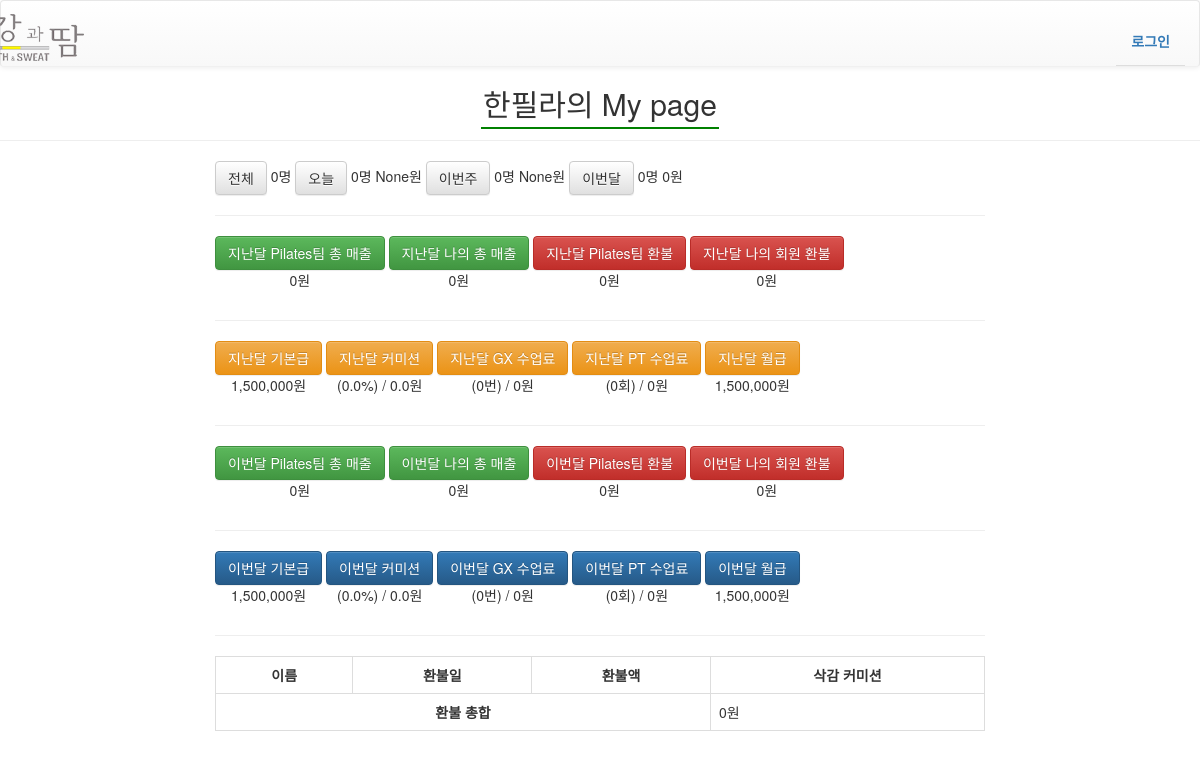
/Pilates_mypage/6/, run on the app's committed database.
### authentication/models.py (models this page shows)
class User(AbstractUser):
    sex = models.CharField(max_length=12, verbose_name='성별',null=True)
    birth = models.DateField(null=True, blank=True)
    phone_num = models.CharField(max_length=32, null=True, help_text='Ex) 010-1234-1234',verbose_name='휴대번호')
    teamleader = models.BooleanField(blank=True, default=False, verbose_name='팀장 여부')
    basic_salary = models.DecimalField(max_digits=10, decimal_places=0, default=0 ,verbose_name='기본급')
    pilates_GX = models.CharField(max_length=32, blank=True, null=True, help_text='필라테스 gx정책',verbose_name='필라테스 GX정책')
    pilates_PT = models.CharField(max_length=32, blank=True, null=True, help_text='필라테스 PT정책',verbose_name='필라테스 PT정책')

### management/models.py (models this page shows, shortened)
class Pilates_Teamleader_Commission(models.Model): #필라테스 팀장님의 수당(팀 수당만 존재)
    min_sales = models.DecimalField(max_digits=19,decimal_places=0, default=0 ,verbose_name='Pilates 팀매출 범위 시작')
    max_sales = models.DecimalField(max_digits=19,decimal_places=0, blank=True, null=True, verbose_name='Fitness 팀매출 범위 종료')
    commission = models.FloatField(default=0.0, verbose_name='커미션')
    GX_tuition = models.DecimalField(max_digits=10, decimal_places=0, null=True, blank=True, default=30000,verbose_name='GX 수업당 수업비')
    PT_tuition = models.DecimalField(max_digits=10, decimal_places=0, null=True, blank=True, default=30000,verbose_name='PT 수업당 수업비')
    class Meta:
        ordering = ['min_sales']

### fitness/views.py (the view, shortened to what this page needs)
# urls.py: url(r'^Pilates_mypage/(?P<staff_id>\d+)/$', views.Pilates_mypage, name='Pilates_mypage'),
def Pilates_mypage(request, staff_id):
    staff = User.objects.get(id=staff_id)
    PT_members = staff.PT_members.all()
    date = datetime.date.today() #오늘 받기
    today_members = PT_members.filter(PT_registered_date=date) #오늘 등록한 회원
    today_members_pay = today_members.aggregate(Sum('PT_payment_amount')).get('PT_payment_amount__sum',0.00)
    start_week = date- datetime.timedelta(date.weekday()) #이번주(월요일시작)
    end_week = start_week + datetime.timedelta(6) #월요일 + 6 (일요일)
    this_month = datetime.timedelta(date.month)
    thisweek_members = PT_members.filter(PT_registered_date__range=[start_week, end_week])
    thisweek_members_pay = thisweek_members.aggregate(Sum('PT_payment_amount')).get('PT_payment_amount__sum',0.00)
    this_month_start = datetime.datetime(date.year, date.month, 1) #이번달의 1일
    thismonth_members = PT_members.filter(PT_registered_date__range=[this_month_start, date])
    thismonth_members_pay = thismonth_members.aggregate(Sum('PT_payment_amount')).get('PT_payment_amount__sum',0.00) if thismonth_members else 0
    if date.month == 1: #1월이면, 작년 12월 return
        year = date.year-1
        last_month= 12
    else:
        year = date.year
        last_month = date.month-1
    lastmonth_members = PT_members.filter(PT_registered_date__year=year).filter(PT_registered_date__month=last_month)
    lastmonth_members_pay = lastmonth_members.aggregate(Sum('PT_payment_amount')).get('PT_payment_amount__sum',0.00) if lastmonth_members else 0
    basic_salary = staff.basic_salary
    last_team_sales_before=int(0)
    last_tuition = int(0)
    this_team_sales_before=int(0)
    this_tuition = int(0)
    team_members = User.objects.filter(groups__name='Pilates') #필라테스 팀 직원들
    lastmonth_PT_schedules = Schedule.objects.filter(Trainer=staff).filter(start__year=year).filter(start__month=last_month).filter(GX=False).filter(~Q(title__icontains='SV')).filter(~Q(title__icontains='OT')) #지난달에 pt받은 회원들
    thismonth_PT_schedules = Schedule.objects.filter(Trainer=staff).filter(start__year=date.year).filter(start__month=date.month).filter(GX=False).filter(~Q(title__icontains='SV')).filter(~Q(title__icontains='OT')) #이번달에 pt받은 회원들
    lastmonth_GX_schedules = Schedule.objects.filter(Trainer=staff).filter(start__year=year).filter(start__month=last_month).filter(GX=True) #지난달 GX 갯수
    thismonth_GX_schedules = Schedule.objects.filter(Trainer=staff).filter(start__year=date.year).filter(start__month=date.month).filter(GX=True) #이번달 GX 갯수
    for f in team_members:
        PT_members = f.PT_members.all()
        last_members = PT_members.filter(PT_registered_date__year=year).filter(PT_registered_date__month=last_month) #지난달 등록한 Pilates PT회원들
        last_members_pay = last_members.aggregate(Sum('PT_payment_amount')).get('PT_payment_amount__sum',0.00) if last_members else 0 #Suspect some of members is None
        last_team_sales_before = last_team_sales_before + last_members_pay #저번달 팀 총 매출
        this_members = PT_members.filter(PT_registered_date__year=year).filter(PT_registered_date__month=date.month) #이번달 등록한 Pilates PT회원들
        this_members_pay = this_members.aggregate(Sum('PT_payment_amount')).get('PT_payment_amount__sum',0.00) if this_members else 0 #Suspect some of members is None
        this_team_sales_before = this_team_sales_before + this_members_pay # 이번달 팀 총 매출
    last_refund_list = RefundHistory.objects.none()
    this_refund_list = RefundHistory.objects.none()
    last_refund_list = last_refund_list.distinct()
    this_refund_list = this_refund_list.distinct()
    last_personal_refund = int(0)
    for i in last_refund_list:
        last_personal_refund = last_personal_refund + i.refund_amount #지난달 나의 회원 총 환불.
    this_personal_refund = int(0)
    for i in this_refund_list:
        this_personal_refund = this_personal_refund + i.refund_amount #이번달 나의 회원 총 환불.
    last_Pilates_refund = RefundHistory.objects.filter(division="Pilates").filter(refund_date__year=year).filter(refund_date__month=last_month)  #지난달 필라팀 총 환불.
    last_Pilates_refund_amount = last_Pilates_refund.aggregate(Sum('refund_amount')).get('refund_amount__sum',0.00) if last_Pilates_refund else 0 #Suspect some of members
    this_Pilates_refund = RefundHistory.objects.filter(division="Pilates").filter(refund_date__range=[this_month_start, date]) #이번달 필라팀 총 환불.
    this_Pilates_refund_amount = this_Pilates_refund.aggregate(Sum('refund_amount')).get('refund_amount__sum',0.00) if this_Pilates_refund else 0 #Suspect some of members
    last_team_sales = last_team_sales_before - last_Pilates_refund_amount
    if last_team_sales <0:
        last_team_sales=0
    lastmonth_members_pay_before = lastmonth_members_pay
    lastmonth_members_pay = lastmonth_members_pay_before - last_personal_refund
    if lastmonth_members_pay < 0:
        lastmonth_members_pay=0
    this_team_sales = this_team_sales_before - this_Pilates_refund_amount
    if this_team_sales < 0 :
        this_team_sales =0
    thismonth_members_pay_before = thismonth_members_pay
    thismonth_members_pay = thismonth_members_pay_before - this_personal_refund
    if thismonth_members_pay < 0:
        thismonth_members_pay = 0
    if staff.teamleader == True:
        last_PT_commission_rate = 0
        this_PT_commission_rate = 0 #팀장은 PT비율로 안하니 0으로.
        last_commissions = Pilates_Teamleader_Commission.objects.filter(min_sales__lte=last_team_sales).filter(max_sales__gt=last_team_sales)
        this_commissions = Pilates_Teamleader_Commission.objects.filter(min_sales__lte=this_team_sales).filter(max_sales__gt=this_team_sales)
        for c in last_commissions:
            last_commission_rate = c.commission
            last_GX_tuition = c.GX_tuition
            last_PT_tuition = c.PT_tuition
        for c in this_commissions:
            this_commission_rate = c.commission
            this_GX_tuition = c.GX_tuition
            this_PT_tuition = c.PT_tuition
        last_commission = float(last_team_sales) * last_commission_rate/100
        this_commission = float(this_team_sales) * this_commission_rate/100
        last_GX_commission = lastmonth_GX_schedules.count() * last_GX_tuition
        last_PT_commission = lastmonth_PT_schedules.count() * last_PT_tuition
        this_GX_commission = thismonth_GX_schedules.count() * this_GX_tuition
        this_PT_commission = thismonth_PT_schedules.count() * this_PT_tuition
    last_total = int(staff.basic_salary) + int(last_commission) + int(last_GX_commission) + int(last_PT_commission)
    this_total = int(staff.basic_salary) + int(this_commission) + int(this_GX_commission) + int(this_PT_commission)
    context={
        'staff' : staff,
        'PT_members' : PT_members,
        'today_members' : today_members,
        'today_members_pay' : today_members_pay,
        'thisweek_members' : thisweek_members,
        'thisweek_members_pay' :thisweek_members_pay,
        'thismonth_members' : thismonth_members,
        'thismonth_members_pay' : thismonth_members_pay,
        'thismonth_members_pay_before':thismonth_members_pay_before,
        'basic_salary' :basic_salary,
        'lastmonth_members_pay' :lastmonth_members_pay,
        'last_team_sales_before' : last_team_sales_before,
        'last_commission' : last_commission,
        'last_commission_rate' : last_commission_rate,
        'last_GX_commission' : last_GX_commission,
        'last_PT_commission' : last_PT_commission,
        'lastmonth_GX_schedules' : lastmonth_GX_schedules.count(),
        'lastmonth_PT_schedules' : lastmonth_PT_schedules.count(),
        'last_PT_commission_rate' : last_PT_commission_rate,
        'last_total' : last_total,
        'this_team_sales_before' : this_team_sales_before,
        'this_commission' : this_commission,
        'this_commission_rate' : this_commission_rate,
        'this_GX_commission' : this_GX_commission,
        'this_PT_commission' : this_PT_commission,
        'thismonth_GX_schedules' :thismonth_GX_schedules.count(),
        'thismonth_PT_schedules' : thismonth_PT_schedules.count(),
        'this_PT_commission_rate' : this_PT_commission_rate,
        'this_total' : this_total,
        'this_refund_list' : this_refund_list,
        'last_personal_refund' : last_personal_refund,
        'last_Pilates_refund' : last_Pilates_refund,
        'last_Pilates_refund_amount' : last_Pilates_refund_amount,
        'this_personal_refund' : this_personal_refund,
        'this_Pilates_refund' : this_Pilates_refund,
        'this_Pilates_refund_amount' : this_Pilates_refund_amount,
    }
    return render(request, 'Pilates_mypage.html', context)

### static/templates/Pilates_mypage.html (shortened to what this page needs)
{% extends "navbar.html" %}
{% load humanize %}
{% block content %}
<h2 class="text-center"><span class="header">{{staff}}의 My page</span></h2>
<hr/>
<div class="col-xs-8 col-xs-offset-2">
<div class="btn btn-default">전체</div>
{{PT_members.count}}명
<div class="btn btn-default">오늘</div>
{{today_members.count}}명
<span>{{today_members_pay |intcomma}}원</span>
<div class="btn btn-default">이번주</div>
{{thisweek_members.count}}명
<span>{{thisweek_members_pay |intcomma}}원</span>
<div class="btn btn-default">이번달</div>
<span>{{thismonth_members.count}}명</span>
<span>{{thismonth_members_pay_before |intcomma}}원</span>
<hr/>
<div class="text-center" style="display: inline-block;">
<a class="btn btn-success">지난달 Pilates팀 총 매출</a>
<p><span class="team_sales">{{last_team_sales_before |intcomma}}</span>원</p>
</div>
<div class="text-center" style="display: inline-block;">
<a class="btn btn-success">지난달 나의 총 매출</a>
<p><span class="personal_sales">{{lastmonth_members_pay |intcomma}}</span>원</p>
</div>
<div class="text-center" style="display: inline-block;">
<a class="btn btn-danger">지난달 Pilates팀 환불</a>
<p><span class="last_Pilates_refund_amount">{{ last_Pilates_refund_amount|intcomma }}</span>원</p>
</div>
<div class="text-center" style="display: inline-block;">
<a class="btn btn-danger">지난달 나의 회원 환불</a>
<p><span class="last_personal_refund">{{ last_personal_refund|intcomma }}</span>원</p>
</div>
<hr/>
<div class="text-center" style="display: inline-block;">
<a class="btn btn-warning">지난달 기본급</a>
<p><span class="basic_salary">{{basic_salary |intcomma}}</span>원</p>
</div>
{% if staff.teamleader %}
<div class="text-center" style="display: inline-block;">
<div class="btn btn-warning">지난달 커미션</div>
<p>(<span class="commission_rate">{{ last_commission_rate }}</span>%) / <span class="commission">{{ last_commission |intcomma }}</span>원</p>
</div>
{% endif %}
<div class="text-center" style="display: inline-block;">
<div class="btn btn-warning">지난달 GX 수업료</div>
<p><span>({{ lastmonth_GX_schedules }}</span>번) / <span class="GX_commission">{{ last_GX_commission |intcomma}}</span>원</p>
</div>
<div class="text-center" style="display: inline-block;">
<div class="btn btn-warning">지난달 PT 수업료</div>
{% if staff.teamleader %}
    <p>(<span>{{ lastmonth_PT_schedules }}회</span>)
{% else %}
    <p>(<span class="PT_commission_rate">{{ last_PT_commission_rate }}</span>%)
{% endif %}
     / <span class="PT_commission">{{ last_PT_commission |intcomma}}</span>원</p>
</div>
<div class="text-center" style="display: inline-block;">
<div class="btn btn-warning">지난달 월급</div>
<p><span class="salary">{{ last_total |intcomma}}</span>원</p>
</div>
<hr>
<div class="text-center" style="display: inline-block;">
<a class="btn btn-success">이번달 Pilates팀 총 매출</a>
<p><span class="team_sales">{{this_team_sales_before |intcomma}}</span>원</p>
</div>
<div class="text-center" style="display: inline-block;">
<a class="btn btn-success">이번달 나의 총 매출</a>
<p><span class="personal_sales">{{thismonth_members_pay_before |intcomma}}</span>원</p>
</div>
<div class="text-center" style="display: inline-block;">
<a class="btn btn-danger">이번달 Pilates팀 환불</a>
<p>{{ this_Pilates_refund_amount|intcomma }}원</p>
</div>
<div class="text-center" style="display: inline-block;">
<a class="btn btn-danger">이번달 나의 회원 환불</a>
<p>{{ this_personal_refund|intcomma }}원</p>
</div>
<hr/>
<div class="text-center" style="display: inline-block;">
<div class="btn btn-primary">이번달 기본급</div>
<p>{{ basic_salary |intcomma}}원</p>
</div>
{% if staff.teamleader %}
<div class="text-center" style="display: inline-block;">
<div class="btn btn-primary">이번달 커미션</div>
<p>({{this_commission_rate}}%) / {{this_commission |intcomma}}원</p>
</div>
{% endif %}
<div class="text-center" style="display: inline-block;">
<div class="btn btn-primary">이번달 GX 수업료</div>
<p>({{ thismonth_GX_schedules }}번) / {{ this_GX_commission |intcomma}}원</p>
</div>
<div class="text-center" style="display: inline-block;">
<div class="btn btn-primary">이번달 PT 수업료</div>
{% if staff.teamleader %}
    <p>({{ thismonth_PT_schedules }}회)
{% else %}
    <p>({{ this_PT_commission_rate }}%)
{% endif %}
 / {{ this_PT_commission |intcomma}}원</p>
</div>
<div class="text-center" style="display: inline-block;">
<div class="btn btn-primary">이번달 월급</div>
<p>{{ this_total |intcomma }}원</p>
</div>
<hr/>
<table class="table table-bordered">
    <tr>
        <th>이름</th>
        <th>환불일</th>
        <th>환불액</th>
        <th>삭감 커미션</th>
    </tr>
    <tr>
        <th colspan="3">환불 총합 </th>
        <td>{{ this_personal_refund |intcomma}}원</td>
</table>
</div>
{% endblock %}

### static/css/main.css (style rules this page uses)
a, a:hover, a:active, a:focus, button:focus { outline: 0; border: 0; text-decoration: none; }
.header { padding:2px; border-bottom:2px solid green; }
.schedule-table tbody tr td:first-child .schedule-table tbody tr th:first-child, { width: 10px; }
.table th { text-align: center; }

### data on the page
User: username "한필라", basic_salary "1,500,000"
Pilates_Teamleader_Commission: commission "0.0"

### other printed values
{{ PT_members.count }} "0"
{{ today_members.count }} "0"
{{ today_members_pay |intcomma }} "None"
{{ thisweek_members.count }} "0"
{{ thisweek_members_pay |intcomma }} "None"
{{ thismonth_members.count }} "0"
{{ thismonth_members_pay_before |intcomma }} "0"
{{ last_team_sales_before |intcomma }} "0"
{{ lastmonth_members_pay |intcomma }} "0"
{{ last_Pilates_refund_amount|intcomma }} "0"
{{ last_personal_refund|intcomma }} "0"
{{ last_commission |intcomma }} "0.0"
{{ lastmonth_GX_schedules }} "0"
{{ last_GX_commission |intcomma }} "0"
{{ lastmonth_PT_schedules }} "0"
